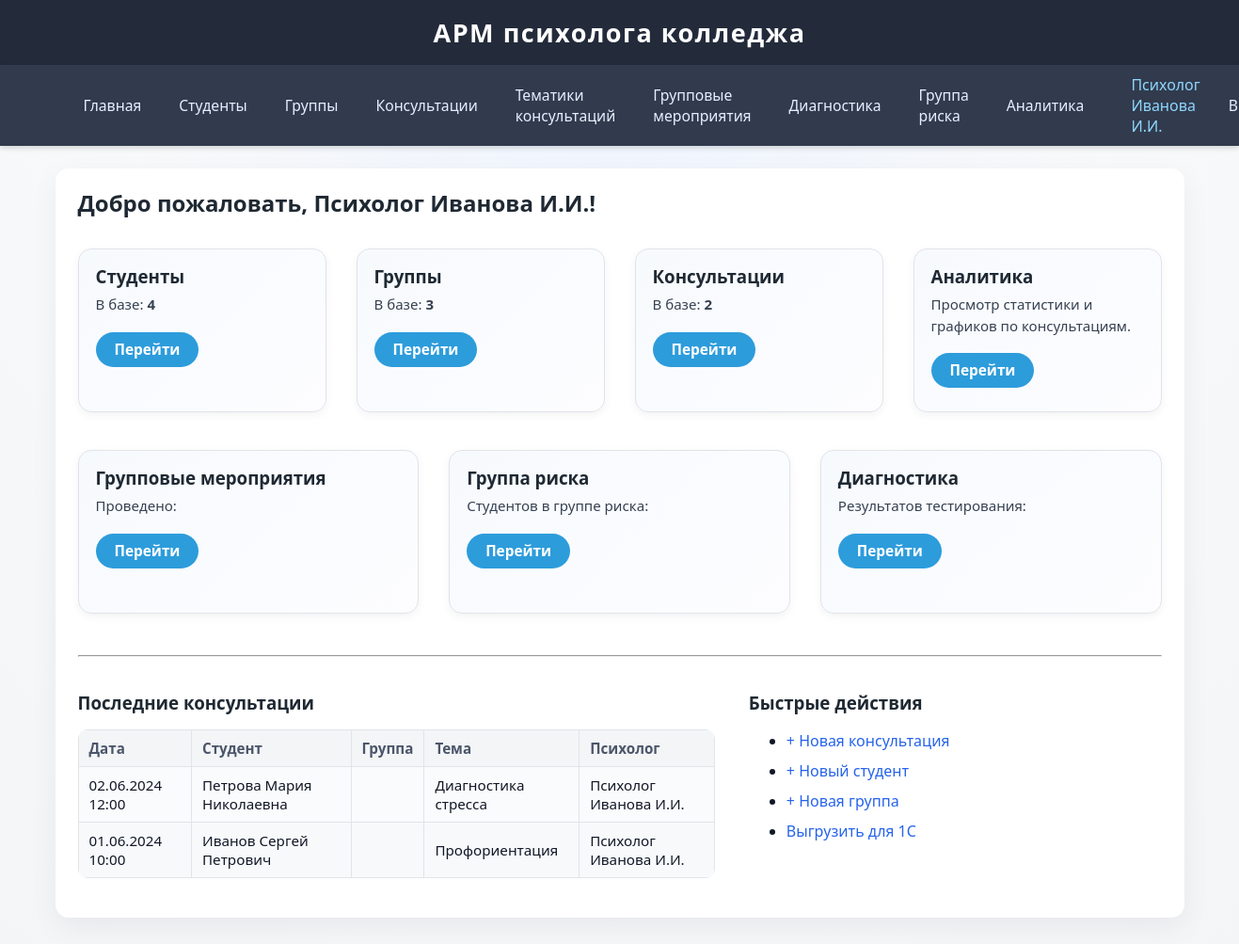
/ (signed in), run on the app's committed database.
### app/models.py (models this page shows, shortened)
class User(db.Model, UserMixin):
    __tablename__ = 'users'
    id = db.Column(db.Integer, primary_key=True)
    username = db.Column(db.String(64), unique=True, nullable=False)
    password_hash = db.Column(db.String(128), nullable=False)
    role = db.Column(db.String(16), nullable=False, default='psychologist')  # 'psychologist', 'admin', or 'viewer'
    full_name = db.Column(db.String(128), nullable=True)
    group_events = db.relationship('GroupEvent', backref='psychologist_user', lazy=True)
    test_results = db.relationship('TestResult', backref='psychologist_user', lazy=True)

class Consultation(db.Model):
    __tablename__ = 'consultations'
    id = db.Column(db.Integer, primary_key=True)
    date = db.Column(db.DateTime, nullable=False, default=datetime.utcnow)
    student_id = db.Column(db.Integer, db.ForeignKey('students.id'), nullable=False)
    group_id = db.Column(db.Integer, db.ForeignKey('groups.id'), nullable=True)
    topic_id = db.Column(db.Integer, db.ForeignKey('consultation_topics.id'), nullable=True)
    topic = db.Column(db.String(255), nullable=False)           # старое текстовое поле — остаётся для CSV/1С
    consultation_type = db.Column(db.String(64), nullable=False)  # индивидуальная, групповая, тестирование и др.
    result = db.Column(db.String(255), nullable=True)
    psychologist = db.Column(db.String(128), nullable=True)     # ФИО психолога

class Student(db.Model):
    __tablename__ = 'students'
    id = db.Column(db.Integer, primary_key=True)
    full_name = db.Column(db.String(128), nullable=False)
    group_id = db.Column(db.Integer, db.ForeignKey('groups.id'), nullable=True)
    date_of_birth = db.Column(db.Date, nullable=True)
    consultations = db.relationship('Consultation', backref='student', lazy=True)
    test_results = db.relationship('TestResult', backref='student', lazy=True)
    risk_records = db.relationship('RiskGroup', backref='student', lazy=True)

### app/__init__.py (the view)
    @app.route('/')
    def index():
        from flask_login import current_user
        from app.models import Student, Group, Consultation
        if not current_user.is_authenticated:
            return render_template('index.html')
        stats = {
            'students': Student.query.count(),
            'groups': Group.query.count(),
            'consultations': Consultation.query.count(),
        }
        recent_consultations = (
            Consultation.query
            .order_by(Consultation.date.desc())
            .limit(7)
            .all()
        )
        return render_template(
            'dashboard.html',
            stats=stats,
            recent_consultations=recent_consultations
        )

### app/templates/dashboard.html (shortened to what this page needs)
{% extends 'base.html' %}
{% block content %}
<h2>Добро пожаловать{% if current_user.full_name %}, {{ current_user.full_name }}{% endif %}!</h2>
<div style="display: flex; gap: 32px; flex-wrap: wrap; margin: 32px 0 16px 0;">
    <div class="card" style="flex: 1 1 220px; min-width: 210px;">
        <h3>Студенты</h3>
        <p>В базе: <b>{{ stats.students }}</b></p>
        <a href="{{ url_for('students.list_students') }}" class="btn">Перейти</a>
    </div>
    <div class="card" style="flex: 1 1 220px; min-width: 210px;">
        <h3>Группы</h3>
        <p>В базе: <b>{{ stats.groups }}</b></p>
        <a href="{{ url_for('groups.list_groups') }}" class="btn">Перейти</a>
    </div>
    <div class="card" style="flex: 1 1 220px; min-width: 210px;">
        <h3>Консультации</h3>
        <p>В базе: <b>{{ stats.consultations }}</b></p>
        <a href="{{ url_for('consultations.list_consultations') }}" class="btn">Перейти</a>
    </div>
    <div class="card" style="flex: 1 1 220px; min-width: 210px;">
        <h3>Аналитика</h3>
        <p>Просмотр статистики и графиков по консультациям.</p>
        <a href="{{ url_for('analytics.overview') }}" class="btn">Перейти</a>
    </div>
    <div class="card" style="flex: 1 1 220px; min-width: 210px;">
        <h3>Групповые мероприятия</h3>
        <p>Проведено: <b>{{ stats.group_events }}</b></p>
        <a href="{{ url_for('group_events.list_events') }}" class="btn">Перейти</a>
    </div>
    <div class="card" style="flex: 1 1 220px; min-width: 210px;">
        <h3>Группа риска</h3>
        <p>Студентов в группе риска: <b>{{ stats.risk_students }}</b></p>
        <a href="{{ url_for('risk_groups.list_risk') }}" class="btn">Перейти</a>
    </div>
    <div class="card" style="flex: 1 1 220px; min-width: 210px;">
        <h3>Диагностика</h3>
        <p>Результатов тестирования: <b>{{ stats.test_results }}</b></p>
        <a href="{{ url_for('diagnostics.list_results') }}" class="btn">Перейти</a>
    </div>
</div>
<hr style="margin: 36px 0;">
<div style="display:flex; flex-wrap: wrap; gap:36px;">
    <div style="flex: 2 1 340px; min-width: 270px;">
        <h3>Последние консультации</h3>
        <table>
            <thead>
                <tr>
                    <th>Дата</th>
                    <th>Студент</th>
                    <th>Группа</th>
                    <th>Тема</th>
                    <th>Психолог</th>
                </tr>
            </thead>
            <tbody>
            {% for c in recent_consultations %}
                <tr>
                    <td>{{ c.date.strftime('%d.%m.%Y %H:%M') }}</td>
                    <td>{{ c.student.full_name if c.student else '' }}</td>
                    <td>{{ c.group.name if c.group else '' }}</td>
                    <td>{{ c.topic }}</td>
                    <td>{{ c.psychologist }}</td>
                </tr>
            {% else %}
                <tr>
                    <td colspan="5"><i>Нет данных</i></td>
                </tr>
            {% endfor %}
            </tbody>
        </table>
    </div>
    <div style="flex: 1 1 270px; min-width: 210px;">
        <h3>Быстрые действия</h3>
        <ul style="margin-top:12px; line-height:2;">
            <li><a href="{{ url_for('consultations.add_consultation') }}">+ Новая консультация</a></li>
            <li><a href="{{ url_for('students.add_student') }}">+ Новый студент</a></li>
            <li><a href="{{ url_for('groups.add_group') }}">+ Новая группа</a></li>
            <li><a href="{{ url_for('consultations.export_consultations') }}">Выгрузить для 1С</a></li>
        </ul>
    </div>
</div>
{% endblock %}

### app/templates/base.html (shortened to what this page needs)
<!DOCTYPE html>
<html lang="ru">
<head>
    <link rel="stylesheet" href="{{ url_for('static', filename='css/style.css') }}">
</head>
<body>
    <header>
        <div style="font-size:1.3em; font-weight:600;">АРМ психолога колледжа</div>
    </header>
    <nav style="background:#313b4d; padding:10px 0;">
        <div class="container" style="display:flex;gap:20px;align-items:center;">
            <a href="{{ url_for('index') }}">Главная</a>
            <a href="{{ url_for('students.list_students') }}">Студенты</a>
            <a href="{{ url_for('groups.list_groups') }}">Группы</a>
            <a href="{{ url_for('consultations.list_consultations') }}">Консультации</a>
            <a href="{{ url_for('consultation_topics.list_topics') }}">Тематики консультаций</a>
            <a href="{{ url_for('group_events.list_events') }}">Групповые мероприятия</a>
            <a href="{{ url_for('diagnostics.list_results') }}">Диагностика</a>
            <a href="{{ url_for('risk_groups.list_risk') }}">Группа риска</a>
            <a href="{{ url_for('analytics.overview') }}">Аналитика</a>
            {% if current_user.is_authenticated %}
                <span style="color:#8fd6ff;font-weight:500;">
                    {{ current_user.full_name or current_user.username }}
                </span>
                <a href="{{ url_for('auth.logout') }}">Выйти</a>
            {% else %}
                <a href="{{ url_for('auth.login') }}">Войти</a>
            {% endif %}
        </div>
    </nav>
    <div class="container">
        {% block content %}
        {% endblock %}
    </div>
</body>
</html>

### app/static/css/style.css (style rules this page uses)
body { background: radial-gradient(circle at top, #eef4ff 0, #f8f9fa 45%, #f4f5f7 100%); font-family: "Segoe UI", -apple-system, BlinkMacSystemFont, "Roboto", Arial, sans-serif; font-size: 16px; margin: 0; padding: 0; color: #111827; }
header { background: #232b3b; color: #fff; padding: 16px 0; text-align: center; font-size: 1.3em; letter-spacing: 1.5px; font-weight: 600; box-shadow: 0 2px 6px rgba(0,0,0,0.18); }
nav { box-shadow: 0 2px 6px rgba(0,0,0,0.16); }
nav .container { max-width: 1200px; margin: 0 auto; padding: 0 20px; background: transparent; border-radius: 0; box-shadow: none; }
nav a { color: #e5efff; text-decoration: none; font-size: 0.98rem; padding: 6px 10px; border-radius: 6px; transition: background 0.15s, color 0.15s, transform 0.1s; }
body > .container { max-width: 1200px; margin: 24px auto 32px auto; padding: 20px 24px 26px 24px; background: #ffffff; border-radius: 14px; box-shadow: 0 10px 30px rgba(15, 23, 42, 0.06); }
.container { box-sizing: border-box; }
h1, h2, h3 { color: #1f2933; font-weight: 600; margin-top: 0; }
h2 { margin-bottom: 8px; }
h3 { margin-bottom: 6px; }
p { line-height: 1.5; color: #374151; }
table { width: 100%; border-collapse: collapse; margin: 16px 0; background: #fafbfc; border-radius: 10px; overflow: hidden; }
th, td { border: 1px solid #e1e4e8; padding: 9px 11px; text-align: left; vertical-align: middle; font-size: 0.95rem; }
th { background: #f3f5f7; color: #4c566a; font-weight: 600; }
tr:nth-child(even) td { background: #f7f9fb; }
button, .btn { background: #2d9cdb; color: #fff; border: none; border-radius: 999px; padding: 8px 20px; font-size: 0.96rem; font-weight: 600; cursor: pointer; transition: background 0.15s, box-shadow 0.15s, transform 0.08s; margin-top: 8px; display: inline-flex; align-items: center; justify-content: center; gap: 6px; }
a { color: #2563eb; text-decoration: none; transition: color 0.17s; }
.card { background: linear-gradient(135deg, #f7fafd 0%, #f9fbff 40%, #fdfdff 100%); border: 1px solid #e0e3ea; border-radius: 14px; width: 260px; min-height: 140px; box-shadow: 0 3px 10px rgba(15, 23, 42, 0.05); padding: 16px 18px; transition: transform 0.15s ease, box-shadow 0.15s ease, border-color 0.15s ease; margin-bottom: 8px; cursor: default; }
.card h3 { margin-top: 0; margin-bottom: 6px; }
.card p { margin: 4px 0 10px 0; font-size: 0.94rem; }

### data on the page
User: full_name "Психолог Иванова И.И."
Consultation: date "02.06.2024 12:00", student "Петрова Мария Николаевна", topic "Диагностика стресса", psychologist "Психолог Иванова И.И."
Consultation: date "01.06.2024 10:00", student "Иванов Сергей Петрович", topic "Профориентация", psychologist "Психолог Иванова И.И."

### other printed values
{{ stats.students }} "4"
{{ stats.groups }} "3"
{{ stats.consultations }} "2"
